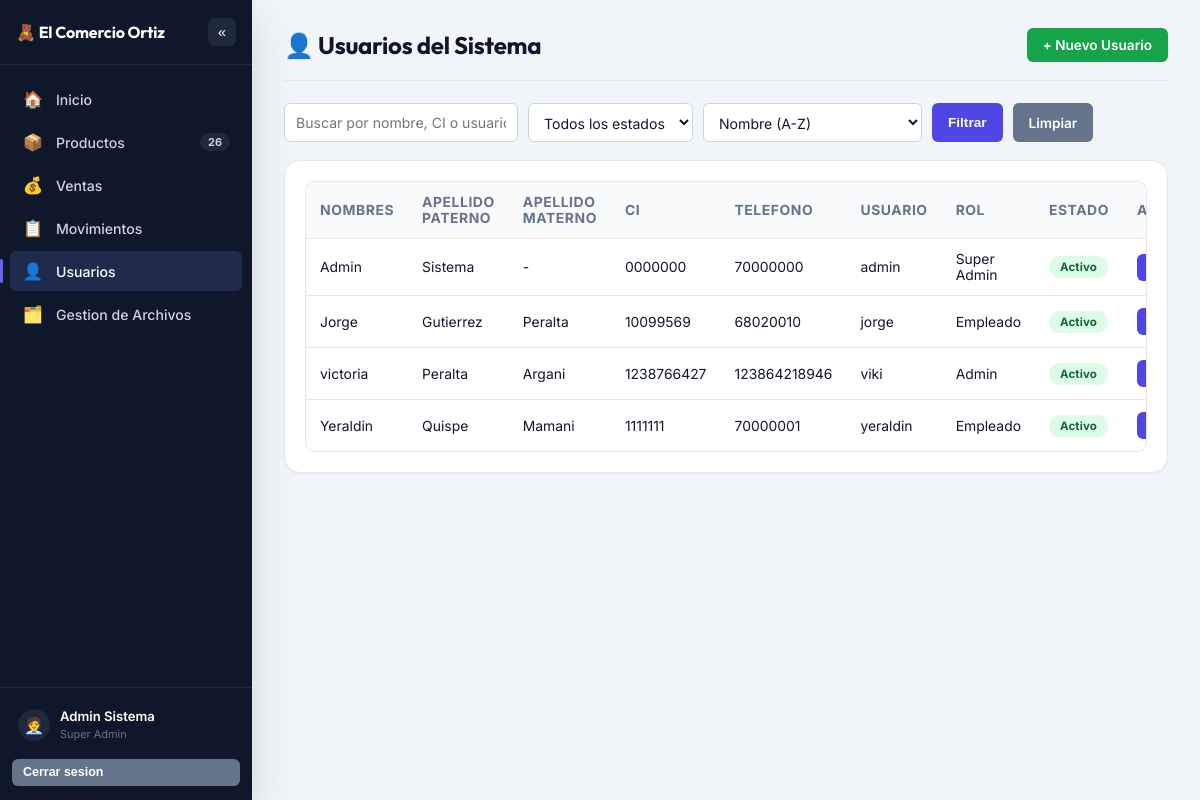
/personal/ (signed in), run on the app's committed database.
### tables this page shows
CREATE TABLE personal (
    id_personal INTEGER PRIMARY KEY AUTOINCREMENT,
    nombres TEXT NOT NULL,
    apellido_paterno TEXT NOT NULL,
    apellido_materno TEXT,
    ci TEXT UNIQUE NOT NULL,
    telefono TEXT,
    usuario TEXT UNIQUE NOT NULL,
    contrasena_hash TEXT NOT NULL,
    rol TEXT NOT NULL CHECK(rol IN ('Super Admin', 'Admin', 'Empleado', 'Bodega')),
    estado INTEGER DEFAULT 1 CHECK(estado IN (0, 1))  -- 1 = Activo, 0 = Inactivo
);

### controllers/personal_controller.py (the view)
@personal_bp.route('/')
@roles_required(ROL_SUPER_ADMIN)
def index():
    estado_raw = request.args.get('estado', '')
    busqueda = request.args.get('busqueda', '')
    orden = request.args.get('orden', '')
    estado = int(estado_raw) if estado_raw in ('0', '1') else None
    personal = personal_model.get_all_personal(estado=estado, busqueda=busqueda or None, orden=orden or None)
    return render_template(
        'personal/personal_view.html',
        personal=personal,
        estado_filtro=estado_raw,
        busqueda=busqueda,
        orden_actual=orden or personal_model.ORDEN_PERSONAL_DEFAULT,
    )

### models/database.py (called while the page is built)
def get_db():
    if 'db' not in g:
        g.db = sqlite3.connect(current_app.config['DATABASE'])
        g.db.row_factory = sqlite3.Row
        g.db.execute('PRAGMA foreign_keys = ON')
    return g.db

### models/personal_model.py (called while the page is built, shortened)
def get_all_personal(estado=None, busqueda=None, orden=None):
    db = get_db()
    query = "SELECT * FROM personal WHERE 1 = 1"
    params = []
    if estado is not None:
        query += " AND estado = ?"
        params.append(estado)
    orden_sql = resolver_orden_sql(orden, ORDENES_PERSONAL, ORDEN_PERSONAL_DEFAULT)
    query += f" ORDER BY {orden_sql}"
    return db.execute(query, params).fetchall()

### models/productos_model.py (called while the page is built)
def contar_productos():
    db = get_db()
    return db.execute("SELECT COUNT(*) AS c FROM productos").fetchone()['c']

def contar_faltantes():
    db = get_db()
    return db.execute("SELECT COUNT(*) AS c FROM productos WHERE cantidad < 0").fetchone()['c']

### models/ventas_model.py (called while the page is built)
def contar_pendientes(id_personal_filtro=None):
    db = get_db()
    if id_personal_filtro:
        return db.execute(
            "SELECT COUNT(*) AS c FROM ventas WHERE estado = 'Pendiente' AND id_personal_registro = ?",
            (id_personal_filtro,),
        ).fetchone()['c']
    return db.execute(
        "SELECT COUNT(*) AS c FROM ventas WHERE estado = 'Pendiente'"
    ).fetchone()['c']

### utilities/utilities.py (called while the page is built)
def roles_required(*roles_permitidos):
    def decorador(vista):
        @wraps(vista)
        def envoltura(*args, **kwargs):
            if 'id_personal' not in session:
                return redirect(url_for('auth.login'))
            if session.get('rol') not in roles_permitidos:
                flash('No tienes permisos para acceder a esa seccion.', 'danger')
                return redirect(url_for('inicio.index'))
            return vista(*args, **kwargs)
        return envoltura
    return decorador

def resolver_orden_sql(orden, opciones, default):
    return opciones.get(orden, opciones[default])

### templates/personal/personal_view.html (shortened to what this page needs)
{% extends "shared/base.html" %}
{% block content %}
    <div class="page-header">
        <h1>👤 Usuarios del Sistema</h1>
        <a href="{{ url_for('personal.nuevo') }}" class="btn btn-success">+ Nuevo Usuario</a>
    </div>
    <form method="get" class="filters">
        <input type="text" name="busqueda" placeholder="Buscar por nombre, CI o usuario..." value="{{ busqueda }}">
        <select name="estado">
            <option value="" {{ 'selected' if not estado_filtro }}>Todos los estados</option>
        </select>
        <select name="orden">
            <option value="nombre_asc" {{ 'selected' if orden_actual == 'nombre_asc' }}>Nombre (A-Z)</option>
        </select>
        <button type="submit" class="btn btn-primary">Filtrar</button>
        <a href="{{ url_for('personal.index') }}" class="btn btn-secondary">Limpiar</a>
    </form>
    <div class="card">
        {% if personal %}
            <div class="table-scroll">
                <table>
                    <thead>
                        <tr>
                            <th>Nombres</th>
                            <th>Apellido Paterno</th>
                            <th>Apellido Materno</th>
                            <th>CI</th>
                            <th>Telefono</th>
                            <th>Usuario</th>
                            <th>Rol</th>
                            <th>Estado</th>
                            <th>Acciones</th>
                        </tr>
                    </thead>
                    <tbody>
                        {% for p in personal %}
                            <tr>
                                <td>{{ p.nombres }}</td>
                                <td>{{ p.apellido_paterno }}</td>
                                <td>{{ p.apellido_materno or '-' }}</td>
                                <td>{{ p.ci }}</td>
                                <td>{{ p.telefono or '-' }}</td>
                                <td>{{ p.usuario }}</td>
                                <td>{{ p.rol }}</td>
                                <td>
                                    <span class="badge {{ 'badge-activo' if p.estado == 1 else 'badge-inactivo' }}">
                                        {{ 'Activo' if p.estado == 1 else 'Inactivo' }}
                                    </span>
                                </td>
                                <td>
                                    <div class="actions-cell">
                                        <a href="{{ url_for('personal.editar', id_personal=p.id_personal) }}" class="btn btn-primary btn-sm">Editar</a>
                                    </div>
                                </td>
                            </tr>
                        {% endfor %}
                    </tbody>
                </table>
            </div>
        {% else %}
            <div class="empty-state">
                No se encontraron usuarios.
                <br><br>
                <a href="{{ url_for('personal.nuevo') }}" class="btn btn-success">+ Crear el primer usuario</a>
            </div>
        {% endif %}
    </div>
{% endblock %}

### templates/shared/base.html (shortened to what this page needs)
<!DOCTYPE html>
<html lang="es">
<head>
    <link rel="stylesheet" href="{{ url_for('static', filename='css/style.css') }}">
</head>
<body>
    <div class="app-wrapper">
        <aside class="sidebar" id="sidebar">
            <div class="sidebar-header">
                <span class="brand-text">🧸 El Comercio Ortiz</span>
                <button type="button" class="sidebar-toggle" id="sidebarToggle" title="Contraer/Expandir menu">
                    <span id="toggleIcon">&laquo;</span>
                </button>
            </div>
            <nav class="nav-tabs">
                <a href="{{ url_for('inicio.index') }}"
                   class="{{ 'active' if request.endpoint == 'inicio.index' }}">
                    <span class="nav-icon">🏠</span><span class="nav-text">Inicio</span>
                </a>
                <a href="{{ url_for('productos.index') }}"
                   class="{{ 'active' if request.blueprint == 'productos' }}">
                    <span class="nav-icon">📦</span><span class="nav-text">Productos</span>
                    {% if sidebar_total_productos is defined %}
                        <span class="nav-badge-group"><span id="badgeTotalProductos" class="nav-badge">{{ sidebar_total_productos }}</span></span>
                    {% endif %}
                </a>
                {% if session.get('rol') in ROLES_VENTAS %}
                <a href="{{ url_for('ventas.index') }}"
                   class="{{ 'active' if request.blueprint == 'ventas' }}">
                    <span class="nav-icon">💰</span><span class="nav-text">Ventas</span>
                        {% set carrito_count = session.get('carrito', [])|length %}
                </a>
                <a href="{{ url_for('movimientos.index') }}"
                   class="{{ 'active' if request.blueprint == 'movimientos' }}">
                    <span class="nav-icon">📋</span><span class="nav-text">Movimientos</span>
                </a>
                {% endif %}
                {% if session.get('rol') == ROL_SUPER_ADMIN %}
                <a href="{{ url_for('personal.index') }}"
                   class="{{ 'active' if request.blueprint == 'personal' }}">
                    <span class="nav-icon">👤</span><span class="nav-text">Usuarios</span>
                </a>
                {% endif %}
                {% if session.get('rol') in ROLES_GESTION %}
                <a href="{{ url_for('archivos.index') }}"
                   class="{{ 'active' if request.blueprint == 'archivos' }}">
                    <span class="nav-icon">🗂️</span><span class="nav-text">Gestion de Archivos</span>
                </a>
                {% endif %}
            </nav>
            <div class="sidebar-footer">
                <div class="sidebar-user">
                    <span class="nav-icon">🧑‍💼</span>
                    <span class="nav-text"><strong>{{ session.get('nombre_completo', '') }}</strong><br><small>{{ session.get('rol', '') }}</small></span>
                </div>
                <form action="{{ url_for('auth.logout') }}" method="post">
                    <button type="submit" class="btn btn-secondary btn-sm sidebar-logout" title="Cerrar sesion">Cerrar sesion</button>
                </form>
            </div>
        </aside>
        <main class="main-content">
            <div class="container">
                {% block content %}{% endblock %}
            </div>
        </main>
    </div>
</body>
</html>

### data on the page
personal: get "Super Admin", nombres "Admin", apellido_paterno "Sistema", apellido_materno "-", ci "0000000", telefono "70000000", usuario "admin", rol "Super Admin", estado "Activo"
personal: nombres "Jorge", apellido_paterno "Gutierrez", apellido_materno "Peralta", ci "10099569", telefono "68020010", usuario "jorge", rol "Empleado", estado "Activo"
personal: nombres "victoria", apellido_paterno "Peralta", apellido_materno "Argani", ci "1238766427", telefono "123864218946", usuario "viki", rol "Admin", estado "Activo"
personal: nombres "Yeraldin", apellido_paterno "Quispe", apellido_materno "Mamani", ci "1111111", telefono "70000001", usuario "yeraldin", rol "Empleado", estado "Activo"

### other printed values
{{ sidebar_total_productos }} "26"
{{ session.get('nombre_completo', '') }} "Admin Sistema"
